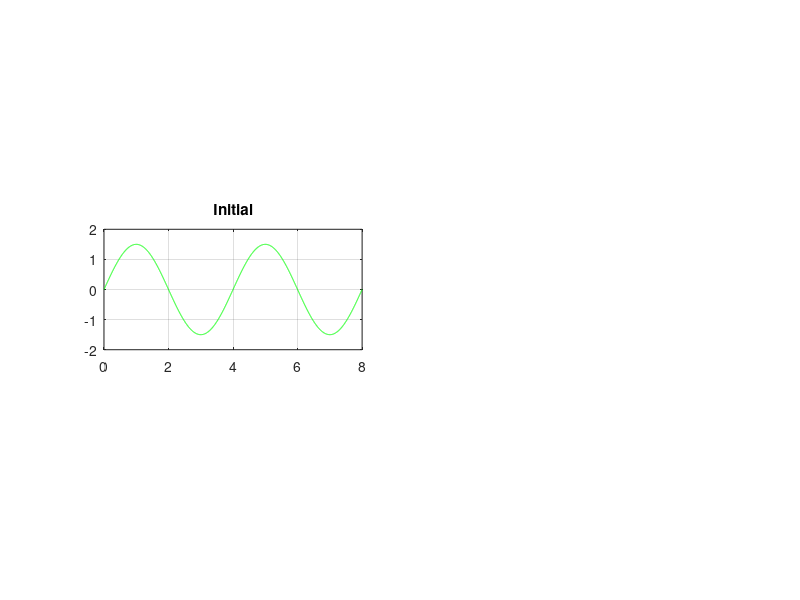

Here is the MATLAB script that generated this plot: (Note: this script raises an error after producing the figure.)
T = 4; %perioada
F = 1/T;%frecventa

x = 0:0.002:8;
y = 1.5*sin(2*pi*F*x);subplot(3,2,3),plot(x,y,'g'),grid,title('Initial'),axis([0 8 -2 2]);
y = red_dublu(y);subplot(3,2,2),plot(x,y,'g'),grid,title('2ms'),axis([0 8 -2 2]);
x = 0:0.02:8;
y = 1.5*sin(2*pi*F*x);
y = red_dublu(y);subplot(3,2,4),plot(x,y,'g'),grid,title('20ms'),axis([0 8 -2 2]);
x = 0:0.2:8;
y = 1.5*sin(2*pi*F*x);y = red_dublu(y);
subplot(3,2,6),plot(x,y,'g'),grid,title('200ms'),axis([0 8 -2 2]);